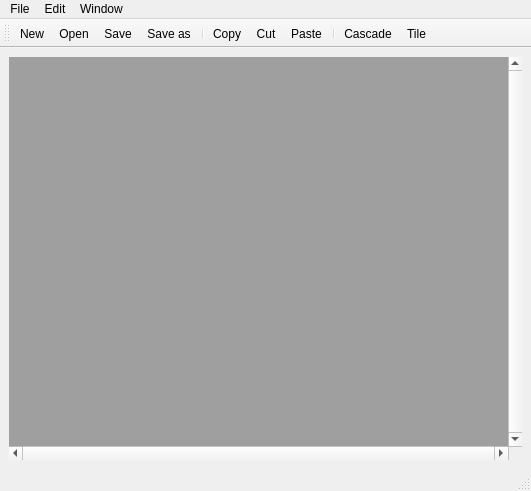
<?xml version="1.0" encoding="UTF-8"?>
<ui version="4.0">
 <class>MainWindow</class>
 <widget class="QMainWindow" name="MainWindow">
  <property name="geometry">
   <rect>
    <x>0</x>
    <y>0</y>
    <width>531</width>
    <height>491</height>
   </rect>
  </property>
  <property name="windowTitle">
   <string>MainWindow</string>
  </property>
  <widget class="QWidget" name="centralwidget">
   <layout class="QVBoxLayout" name="verticalLayout">
    <item>
     <widget class="QMdiArea" name="mdiArea">
      <property name="verticalScrollBarPolicy">
       <enum>Qt::ScrollBarAlwaysOn</enum>
      </property>
      <property name="horizontalScrollBarPolicy">
       <enum>Qt::ScrollBarAlwaysOn</enum>
      </property>
     </widget>
    </item>
   </layout>
  </widget>
  <widget class="QMenuBar" name="menubar">
   <property name="geometry">
    <rect>
     <x>0</x>
     <y>0</y>
     <width>531</width>
     <height>21</height>
    </rect>
   </property>
   <widget class="QMenu" name="menuFile">
    <property name="title">
     <string>File</string>
    </property>
    <addaction name="actionNew"/>
    <addaction name="actionOpen"/>
    <addaction name="actionSave"/>
    <addaction name="actionSave_as"/>
    <addaction name="separator"/>
    <addaction name="actionExit"/>
   </widget>
   <widget class="QMenu" name="menuEdit">
    <property name="title">
     <string>Edit</string>
    </property>
    <addaction name="actionCopy"/>
    <addaction name="actionCut"/>
    <addaction name="actionPaste"/>
    <addaction name="separator"/>
    <addaction name="actionSelect_All"/>
   </widget>
   <widget class="QMenu" name="menuWindow">
    <property name="title">
     <string>Window</string>
    </property>
    <addaction name="actionNext"/>
    <addaction name="actionPrevious"/>
    <addaction name="separator"/>
    <addaction name="actionCascade"/>
    <addaction name="actionTile"/>
    <addaction name="separator"/>
    <addaction name="actionClose"/>
    <addaction name="actionClose_All"/>
   </widget>
   <addaction name="menuFile"/>
   <addaction name="menuEdit"/>
   <addaction name="menuWindow"/>
  </widget>
  <widget class="QStatusBar" name="statusbar"/>
  <widget class="QToolBar" name="toolBar">
   <property name="windowTitle">
    <string>toolBar</string>
   </property>
   <attribute name="toolBarArea">
    <enum>TopToolBarArea</enum>
   </attribute>
   <attribute name="toolBarBreak">
    <bool>false</bool>
   </attribute>
   <addaction name="actionNew"/>
   <addaction name="actionOpen"/>
   <addaction name="actionSave"/>
   <addaction name="actionSave_as"/>
   <addaction name="separator"/>
   <addaction name="actionCopy"/>
   <addaction name="actionCut"/>
   <addaction name="actionPaste"/>
   <addaction name="separator"/>
   <addaction name="actionCascade"/>
   <addaction name="actionTile"/>
  </widget>
  <action name="actionNew">
   <property name="icon">
    <iconset resource="resources.qrc">
     <normaloff>:/files/images/new.png</normaloff>:/files/images/new.png</iconset>
   </property>
   <property name="text">
    <string>New</string>
   </property>
  </action>
  <action name="actionOpen">
   <property name="icon">
    <iconset resource="resources.qrc">
     <normaloff>:/files/images/open.png</normaloff>:/files/images/open.png</iconset>
   </property>
   <property name="text">
    <string>Open</string>
   </property>
  </action>
  <action name="actionSave">
   <property name="icon">
    <iconset resource="resources.qrc">
     <normaloff>:/files/images/save.png</normaloff>:/files/images/save.png</iconset>
   </property>
   <property name="text">
    <string>Save</string>
   </property>
  </action>
  <action name="actionSave_as">
   <property name="icon">
    <iconset resource="resources.qrc">
     <normaloff>:/files/images/saveas.png</normaloff>:/files/images/saveas.png</iconset>
   </property>
   <property name="text">
    <string>Save as</string>
   </property>
  </action>
  <action name="actionExit">
   <property name="text">
    <string>Exit</string>
   </property>
  </action>
  <action name="actionCopy">
   <property name="icon">
    <iconset resource="resources.qrc">
     <normaloff>:/files/images/copy.png</normaloff>:/files/images/copy.png</iconset>
   </property>
   <property name="text">
    <string>Copy</string>
   </property>
  </action>
  <action name="actionCut">
   <property name="icon">
    <iconset resource="resources.qrc">
     <normaloff>:/files/images/cut.png</normaloff>:/files/images/cut.png</iconset>
   </property>
   <property name="text">
    <string>Cut</string>
   </property>
  </action>
  <action name="actionPaste">
   <property name="icon">
    <iconset resource="resources.qrc">
     <normaloff>:/files/images/paste.png</normaloff>:/files/images/paste.png</iconset>
   </property>
   <property name="text">
    <string>Paste</string>
   </property>
  </action>
  <action name="actionSelect_All">
   <property name="text">
    <string>Select All</string>
   </property>
  </action>
  <action name="actionNext">
   <property name="text">
    <string>Next</string>
   </property>
  </action>
  <action name="actionPrevious">
   <property name="text">
    <string>Previous</string>
   </property>
  </action>
  <action name="actionCascade">
   <property name="icon">
    <iconset resource="resources.qrc">
     <normaloff>:/files/images/tile_cascade.png</normaloff>:/files/images/tile_cascade.png</iconset>
   </property>
   <property name="text">
    <string>Cascade</string>
   </property>
  </action>
  <action name="actionTile">
   <property name="icon">
    <iconset resource="resources.qrc">
     <normaloff>:/files/images/tile_vertical.png</normaloff>:/files/images/tile_vertical.png</iconset>
   </property>
   <property name="text">
    <string>Tile</string>
   </property>
  </action>
  <action name="actionClose">
   <property name="text">
    <string>Close</string>
   </property>
  </action>
  <action name="actionClose_All">
   <property name="text">
    <string>Close All</string>
   </property>
  </action>
 </widget>
 <resources>
  <include location="resources.qrc"/>
 </resources>
 <connections/>
</ui>
